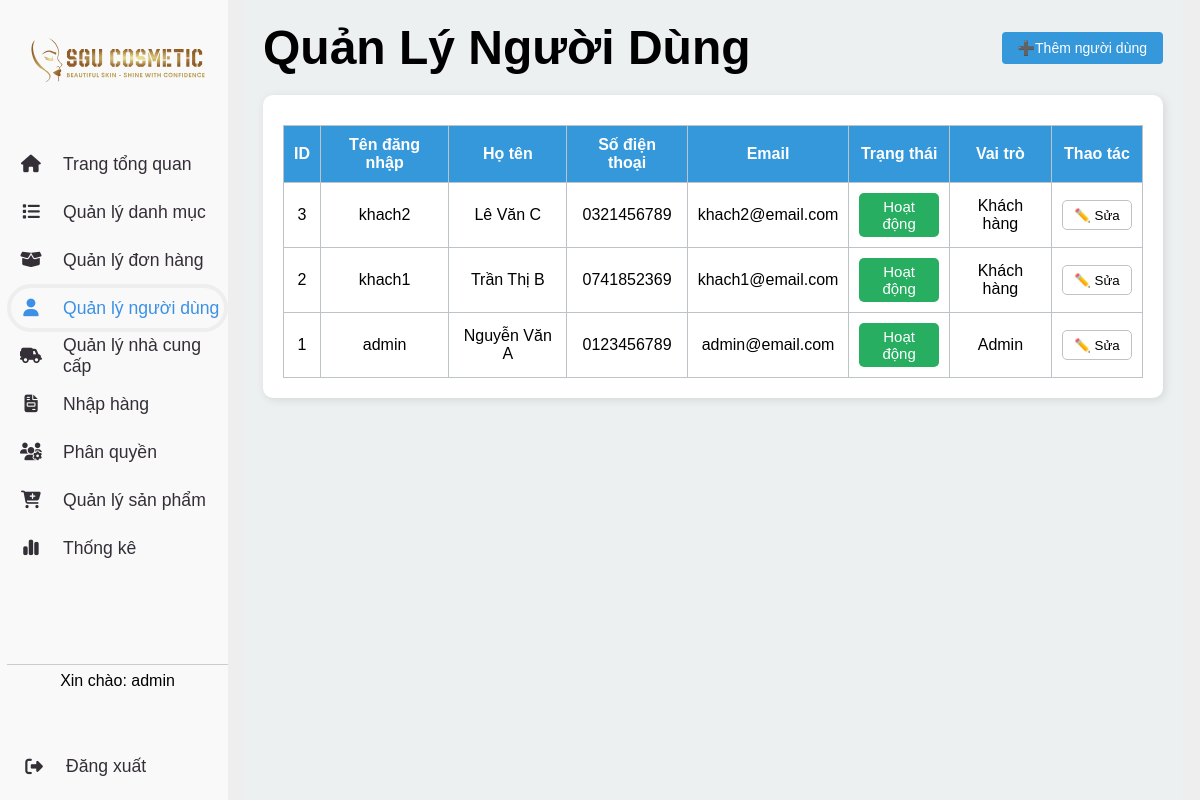
The app's page /admin.php?page=user (signed in) with its own data.
### tables this page shows
CREATE TABLE `chitietnhomquyen` (
    `role_id` INT NOT NULL,
    `function_id` VARCHAR(50) NOT NULL,
    `action` VARCHAR(100) NOT NULL,
    PRIMARY KEY (`role_id`, `function_id`, `action`),
    FOREIGN KEY (`role_id`) REFERENCES nhomquyen(`role_id`),
    FOREIGN KEY (`function_id`) REFERENCES danhmucchucnang(`function_id`)
);

CREATE TABLE `danhmucchucnang` (
    `function_id` VARCHAR(50) NOT NULL PRIMARY KEY,
    `function_name` VARCHAR(50) NOT NULL,
    `trangthai` INT NOT NULL  
);

CREATE TABLE users (
    user_id INT AUTO_INCREMENT PRIMARY KEY,
    username VARCHAR(50) UNIQUE,
    password VARCHAR(255),
    role_id INT,
    status TINYINT NOT NULL DEFAULT 1,
    FOREIGN KEY (role_id) REFERENCES nhomquyen(role_id)
);

CREATE TABLE `nhomquyen` (
    `role_id` INT AUTO_INCREMENT PRIMARY KEY,
    `role_name` VARCHAR(50) NOT NULL,
    `trangthai` INT NOT NULL DEFAULT 1  
);

### database/connect.php (called while the page is built, shortened)
<?php
class database
{
    private $host = "localhost";
    private $dbname = "webbanhang";
    private $username = "root";
    private $password = "";
    private $conn;
    public function __construct()
    {
        $this->conn = new mysqli($this->host, $this->username, $this->password, $this->dbname);
    }
    public function getConnection()
    {
        return $this->conn;
    }
}

### Model/PhanQuyenModel.php (called while the page is built, shortened)
<?php
require_once(__DIR__ . '/../database/connect.php');
class PhanQuyenModel
{
    private $conn;
    public function __construct()
    {
        $db = new database();
        $this->conn = $db->getConnection();
    }
    public function getChiTietNhomQuyen($role_id)
    {
        $sql = "SELECT function_id, action FROM chitietnhomquyen WHERE role_id = ?";
        $stmt = $this->conn->prepare($sql);
        $stmt->bind_param("i", $role_id);
        $stmt->execute();
        $result = $stmt->get_result();
        return $result->fetch_all(MYSQLI_ASSOC);
    }
    public function getAllowedFunctions($roleId)
    {
        $sql = "SELECT dm.function_id, dm.function_name, ct.action
                FROM chitietnhomquyen ct
                JOIN danhmucchucnang dm ON ct.function_id = dm.function_id
                WHERE ct.role_id = ? AND ct.action = 'read'";
        $stmt = $this->conn->prepare($sql);
        $stmt->bind_param("i", $roleId);
        $stmt->execute();
        $result = $stmt->get_result();
        return $result->fetch_all(MYSQLI_ASSOC);
    }
}
?>

### handles/PhanQuyenController.php (called while the page is built, shortened)
<?php
class PhanQuyenController
{
    public function getAllowedFunctions($roleId)
    {
        require_once('Model/PhanQuyenModel.php');
        $phanquyenModel = new PhanQuyenModel();
        $allowedFunctions = $phanquyenModel->getAllowedFunctions($roleId);
        return $allowedFunctions;
    }
    public function hasPermission($function_id, $action, $allowedFunctions)
    {
        foreach ($allowedFunctions as $func) {
            if ($func['function_id'] == $function_id && in_array($action, explode(',', $func['action']))) {
                return true;
            }
        }
        return false;
    }
    public function getChiTietNhomQuyen($role_id)
    {
        require_once('Model/PhanQuyenModel.php');
        $phanquyenModel = new PhanQuyenModel();
        $allFunctions = $phanquyenModel->getChiTietNhomQuyen($role_id);
        return $allFunctions;
    }
}
?>

### handles/TKController.php (called while the page is built, shortened)
<?php
require_once __DIR__ . '/../Model/TKModel.php';
class TKController
{
    private $tkmodel;
    public function __construct()
    {
        $this->tkmodel = new TKModel();
    }
    public function userList()
    {
        $users = $this->tkmodel->getAllUsers();
        include('view/UserList.php');
    }
}
?>

### Model/TKModel.php (called while the page is built, shortened)
<?php
require_once __DIR__ . '/../database/connect.php';
class TKModel
{
    private $conn;
    public function __construct()
    {
        $db = new database();
        $this->conn = $db->getConnection();
    }
    public function getAllUsers()
    {
        $sql = "SELECT
            u.*,  -- Lấy tất cả các cột từ bảng users (user_id, username, password, role_id, status, ...)
            COALESCE(nv.phone, kh.phone) AS phone,
            -- Ưu tiên lấy số điện thoại từ bảng nhanvien (nếu tồn tại), nếu không có thì lấy từ bảng khachhang
            COALESCE(nv.email, kh.email) AS email,
            -- Tương tự, ưu tiên lấy email từ bảng nhanvien, nếu không có thì lấy từ bảng khachhang
            COALESCE(nv.name, kh.customer_name) AS fullname,
            r.role_name
            -- Lấy tên vai trò từ bảng roles dựa trên role_id
            FROM users u
            -- Bảng chính là bảng users
            LEFT JOIN nhanvien nv ON nv.user_id = u.user_id
            -- Nối bảng nhanvien với users thông qua user_id (nếu người dùng là nhân viên thì sẽ có dữ liệu)
            LEFT JOIN khachhang kh ON kh.user_id = u.user_id
            -- Nối bảng khachhang với users thông qua user_id (nếu người dùng là khách hàng thì sẽ có dữ liệu)
            LEFT JOIN nhomquyen r ON u.role_id = r.role_id
            -- Nối bảng roles với users để lấy tên vai trò của người dùng dựa vào role_id
            ORDER BY u.user_id DESC
            -- Sắp xếp kết quả theo user_id giảm dần (người dùng mới nhất nằm trên cùng)
            ";
        $stmt = $this->conn->prepare($sql);
        $stmt->execute();
        $result = $stmt->get_result();
        $users = $result->fetch_all(MYSQLI_ASSOC);
        return $users;
    }
}

### view/UserList.php (the view, shortened to what this page needs)
<?php
$funcId = 'nguoidung';
$phanquyenController = new PhanQuyenController();
$canUpdate = $phanquyenController->hasPermission($funcId, 'update', $_SESSION['permissions']);
$canDelete = $phanquyenController->hasPermission($funcId, 'delete', $_SESSION['permissions']);
$canAdd = $phanquyenController->hasPermission($funcId, 'create', $_SESSION['permissions']);
?>
<main class="main-content">
    <header>
        <h1>Quản Lý Người Dùng</h1>
        <?php if ($canAdd) : ?>
            <a href="admin.php?page=user&act=add" class="add-user-btn">➕Thêm người dùng</a>
        <?php endif; ?>
    </header>
    <section class="user-list">
        <table>
            <thead>
                <tr>
                    <th>ID</th>
                    <th>Tên đăng nhập</th>
                    <th>Họ tên</th>
                    <th>Số điện thoại</th>
                    <th>Email</th>
                    <th>Trạng thái</th>
                    <th>Vai trò</th>
                    <?php if ($canUpdate || $canDelete) : ?>
                        <th>Thao tác</th>
                    <?php endif; ?>
                </tr>
            </thead>
            <tbody id="userTable">
                <?php if (!empty($users)) : ?>
                    <?php foreach ($users as $user) : ?>
                        <tr class="<?= ($user['status'] == 0) ? 'hidden-product' : ''; ?>">
                            <td><?= htmlspecialchars($user['user_id']) ?></td>
                            <td><?= htmlspecialchars($user['username']) ?></td>
                            <td><?= htmlspecialchars($user['fullname']) ?></td>
                            <td><?= htmlspecialchars($user['phone']) ?></td>
                            <td><?= htmlspecialchars($user['email']) ?></td>
                            <td><?= $user['status'] == 0 ? '<span class="status-no-complete">Bị khóa</span>' : '<span class="status-complete">Hoạt động</span>' ?></td>
                            <td><?= htmlspecialchars($user['role_name']) ?></td>
                            <?php if ($canUpdate || $canDelete) : ?>
                                <td>
                                    <?php if ($canUpdate) : ?>
                                        <a href="admin.php?page=user&act=update&uid=<?= $user['user_id'] ?>">
                                            <button class="edit-btn">✏️ Sửa</button>
                                        </a>
                                    <?php endif; ?>
                                </td>
                            <?php endif; ?>
                        </tr>
                    <?php endforeach; ?>
                <?php else : ?>
                    <tr>
                        <td colspan="7">Không có dữ liệu.</td>
                    </tr>
                <?php endif; ?>
            </tbody>
        </table>
    </section>
</main>

### view/SideBar.php (shortened to what this page needs)
<?php
$menuItems = [
    'danhmuc' => ['page' => 'category', 'icon' => 'fa-list'],
    'donhang' => ['page' => 'order', 'icon' => 'fa-box-open'],
    'nguoidung' => ['page' => 'user', 'icon' => 'fa-user'],
    'nhacungcap' => ['page' => 'supplier', 'icon' => 'fa-truck-field'],
    'nhaphang' => ['page' => 'import', 'icon' => 'fa-file-invoice'],
    'phanquyen' => ['page' => 'phanquyen&role_id=1', 'icon' => 'fa-users-gear'],
    'thongke' => ['page' => 'thongke', 'icon' => 'fa-chart-simple'],
    'sanpham' => ['page' => 'product', 'icon' => 'fa-cart-plus'],
];
?>
<div id="logo">
    <img src="imgs/logo3.svg" alt="logo">
</div>
<div id="menu">
    <ul>
        <li class="<?= $page === 'admin_home' ? 'active' : '' ?>">
            <a href="admin.php?page=admin_home">
                <i class="fa-solid fa-house"></i>
                <span class="text">Trang tổng quan</span>
            </a>
        </li>
        <?php foreach ($allowedFunctions as $func): ?>
            <?php
            $fid = $func['function_id'];
            $item = $menuItems[$fid];
            ?>
            <li class="<?= $page === $item['page'] ? 'active' : '' ?>">
                <a href="admin.php?page=<?= $item['page'] ?>">
                    <i class="fa-solid <?= $item['icon'] ?>"></i>
                    <span class="text"><?= $func['function_name'] ?></span>
                </a>
            </li>
        <?php endforeach; ?>
    </ul>
</div>
<div id="footer">
    <div id="admin-info">
        <p>Xin chào: <span><?= $_SESSION['user']['username'] ?? 'admin' ?></span></p>
    </div>
    <div id="admin-logout">
        <?php if ($_SESSION['user']['role_id'] == 1): ?>
            <a href="view/admin/logout.php">
                <i class="fa-solid fa-right-from-bracket"></i>
                <span class="text">Đăng xuất</span>
            </a>
        <?php endif; ?>
    </div>
</div>

### css/admin.css (style rules this page uses)
* { box-sizing: border-box; margin: 0; }
body { background-color: var(--grey); font-family: Arial, sans-serif; }
:root { --green: #098d1f; --blue: #3C91E6; --grey: #eee; --dark: #342E37; --light: #F9F9F9; }
#logo { width: 80%; text-align: center; height: 15%; margin: 0 auto; }
#logo img { height: 100%; width: 100%; }
#menu { width: 100%; flex-grow: 1; background: var(--light); margin-top: 20px; }
#menu ul { list-style-type: none; padding: 0; width: 100%; }
#menu ul li { padding: 4px; background: transparent; text-decoration: none; font-size: 1.1rem; border-radius: 48px; height: 48px; display: flex; align-items: center; overflow: hidden; }
#menu ul li.active { background: var(--grey); }
#menu ul li.active a { color: var(--blue); }
#menu ul li a { text-decoration: none; color: #333; width: 100%; height: 100%; display: flex; align-items: center; border-radius: 48px; color: var(--dark); background: var(--light); }
#menu ul li a .fa-solid { min-width: 40px; display: flex; justify-content: center; }
.text { margin-left: 12px; }
#footer { width: 100%; height: 17%; text-align: center; padding: 7px; border-top: 1px solid #ccc; margin-top: auto; display: flex; flex-direction: column; justify-content: space-between; }
#footer a { text-decoration: none; color: #333; width: 100%; margin-bottom: 1rem; display: flex; align-items: center; color: var(--dark); background: var(--light); overflow: hidden; font-size: 1.1rem; }
#footer a .fa-solid { min-width: 40px; display: flex; justify-content: center; }
.status-complete { background-color: #27ae60; color: #fff; padding: 5px 7px; border-radius: 5px; font-size: 15px; display: inline-block; }

### view/UserList.php (style rules this page uses)
* { margin: 0; padding: 0; box-sizing: border-box; font-family: Arial, sans-serif; }
.main-content { padding: 20px; background: #ECF0F1; min-height: 100vh; }
header { display: flex; justify-content: space-between; align-items: center; font-size: 24px; margin-bottom: 20px; }
.add-user-btn { background-color: #3498db; color: white; padding: 8px 16px; border-radius: 4px; text-decoration: none; font-size: 14px; font-weight: 500; transition: all 0.3s ease; display: inline-flex; align-items: center; white-space: nowrap; }
.user-list { background: white; padding: 20px; border-radius: 10px; box-shadow: 2px 2px 10px rgba(0, 0, 0, 0.1); }
table { width: 100%; border-collapse: collapse; margin-top: 10px; }
th, td { border: 1px solid #BDC3C7; padding: 10px; text-align: center; }
td a { text-decoration: none; color: black; }
th { background: #3498DB; color: white; }
.edit-btn, .delete-btn-user { border: none; width: 70px; height: 30px; cursor: pointer; border-radius: 5px; border: 1px solid #BDC3C7; }
.edit-btn { background: white; }

### records on screen
chitietnhomquyen: function.function_name "Quản lý danh mục"
chitietnhomquyen: function.function_name "Quản lý đơn hàng"
chitietnhomquyen: function.function_name "Quản lý người dùng"
chitietnhomquyen: function.function_name "Quản lý nhà cung cấp"
chitietnhomquyen: function.function_name "Nhập hàng"
chitietnhomquyen: function.function_name "Phân quyền"
chitietnhomquyen: function.function_name "Quản lý sản phẩm"
chitietnhomquyen: function.function_name "Thống kê"
users: user_id "3", username "khach2", fullname "Lê Văn C", phone "0321456789", email "khach2@email.com", status "Hoạt động", role.role_name "Khách hàng"
users: user_id "2", username "khach1", fullname "Trần Thị B", phone "0741852369", email "khach1@email.com", status "Hoạt động", role.role_name "Khách hàng"
users: user_id "1", username "admin", fullname "Nguyễn Văn A", phone "0123456789", email "admin@email.com", status "Hoạt động", role.role_name "Admin"

### other values on screen
$_SESSION['user']['username'] "admin"
